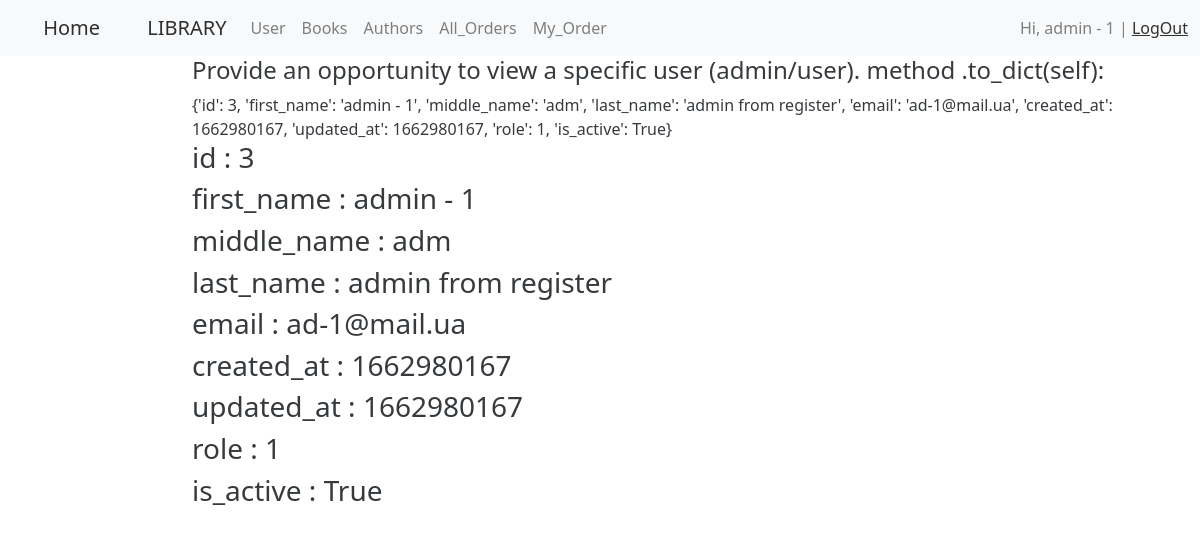
The page /user/user_detail/3/ (signed in) on the database as committed earlier.
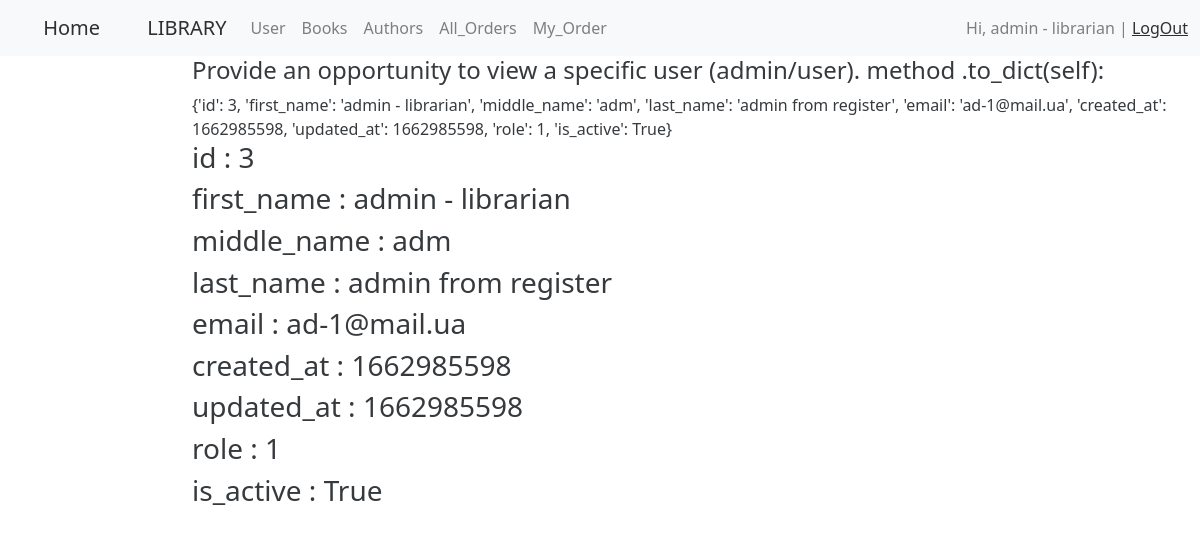
The same page on the database as committed later.
### authentication/models.py (models this page shows, shortened)
class CustomUser(AbstractBaseUser):
    email = models.EmailField(
        verbose_name='email address',
        max_length=255,
        unique=True,
    )
    first_name = models.CharField(max_length=20, default=None, blank=True)
    last_name = models.CharField(max_length=20, blank=True)
    middle_name = models.CharField(max_length=20, blank=True)
    created_at = models.DateTimeField(editable=False, auto_now=datetime.datetime.now())
    updated_at = models.DateTimeField(auto_now=datetime.datetime.now())
    role = models.IntegerField(choices=ROLE_CHOICES, default=0)
    is_active = models.BooleanField(default=True)
    is_admin = models.BooleanField(default=False)  # STAFF, superuser
    objects = MyUserManager()
    USERNAME_FIELD = 'email'
    REQUIRED_FIELDS = ['first_name']
    class Meta:         # for admin.menu
        verbose_name= 'Користувач'
        verbose_name_plural = 'Користувачі'
    @staticmethod
    def get_by_id(user_id):
        custom_user = CustomUser.objects.filter(id=user_id).first()
        return custom_user if custom_user else None
    def to_dict(self):
        return {'id': self.id, \
            'first_name': f'{self.first_name}', \
            'middle_name': f'{self.middle_name}', \
            'last_name': f'{self.last_name}', \
            'email': f'{self.email}', \
            'created_at': int(self.created_at.timestamp()), \
            'updated_at': int(self.updated_at.timestamp()), \
            'role': self.role, \
            'is_active': self.is_active}

### authentication/views.py (the view)
# urls.py: path('user_detail/<int:id>/', detail_user, name='user_detail_url'),
@login_required(login_url='login_url')
def detail_user(request, id):
    user_data = CustomUser.get_by_id(id).to_dict()
    return render(request, 'authentication/single_user_detail.html', {'user': user_data})

### authentication/templates/authentication/single_user_detail.html
{% extends 'base.html' %}
{% block content  %}
<h4> Provide an opportunity to view a specific user (admin/user). method .to_dict(self):</h4>
    {{ user }}
    {% for k,v in user.items %}
        <h3> {{k}}  :   {{v}}  </h3>
    {% endfor %}
{% endblock %}

### library/base.html (shortened to what this page needs)
<!DOCTYPE html>
<html lang="en">
<head>
    <link href="https://cdn.jsdelivr.net/npm/bootstrap@5.2.0/dist/css/bootstrap.min.css" rel="stylesheet"
>
</head>
<body>
<nav class="navbar navbar-expand-lg bg-light">
    <div class="container-fluid">
        <a class="navbar-brand" href="{% url 'home' %}">&#160;&nbsp;&nbsp; &#160; Home</a>
        <a class="navbar-brand" href="{% url 'list_books_main' %}">&#160;&nbsp;&nbsp; &#160; LIBRARY</a>
        <div class="collapse navbar-collapse" id="navbarNavAltMarkup">
            <div class="navbar-nav">
                <a class="nav-link" href="{% url 'list_users' %}">User</a>
                <a class="nav-link" href="{% url 'list_books' %}">Books</a>
                {% if request.user.is_authenticated %}
                <a class="nav-link" href="{% url 'list_author' %}">Authors</a>
                {% else %}
                <a class="nav-link disabled" href="#">Authors</a>
                {% endif %}
                <a class="nav-link" href="{% url 'list_orders' %}">All_Orders</a>
                <a class="nav-link" href="{% url 'my_orders' %}">My_Order</a>
            </div>
        </div>
        <span class="navbar-text" align="right">
            {% if request.user.is_authenticated %}
                Hi, {{ user.username }}  {{ user.first_name }} | <a href="{% url 'logout_url' %}">LogOut</a>
            {% else %}
                <a href="{%url 'register_url'%}">Register</a>|
                <a href="{%url 'login_url'%}">Login</a>
            {% endif %}
        </span>
    </div>
</nav>
<div class="row">
    <div class="list-group col-md-2">
    </div>
    <div class="list-group col-md-10">
        {% block content %} {% endblock %}
    </div>
</div>
</body>
</html>

Rows that differ between the two databases and show on the page:
changed CustomUser "adm": first_name "admin - 1" → "admin - librarian"
Other text that changed with them:
{{ user }}: "…3, 'first_name': 'admin - 1', 'middle_name': 'adm', 'last_name': 'admin from register', 'email': 'ad-1@mail.ua', 'created_at': 1662980167, 'updated_at': 1662980167, 'role': 1, 'is_active': True}" → "…3, 'first_name': 'admin - librarian', 'middle_name': 'adm', 'last_name': 'admin from register', 'email': 'ad-1@mail.ua', 'created_at': 1662985598, 'updated_at': 1662985598, 'role': 1, 'is_active': True}"
new list line: "first_name :"
new list line: "admin - librarian"
new list line: "created_at : 1662985598"
new list line: "updated_at : 1662985598"
list line gone: "first_name :"
list line gone: "admin - 1"
list line gone: "created_at : 1662980167"
list line gone: "updated_at : 1662980167"
